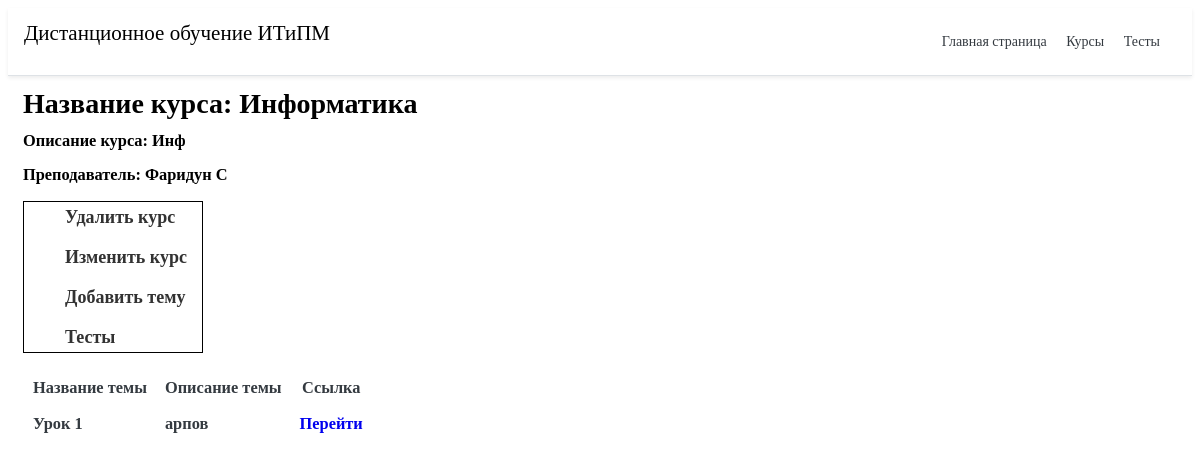
The app's page /course/17/ with its own data.
### cours/models.py (models this page shows, shortened)
class CoueseTable(models.Model):
    title = models.CharField('Название курса', max_length=75)
    task = models.TextField('Описание курса', max_length=250)
    teache = models.CharField('Преподаватель', max_length=50)
    users = models.ManyToManyField(User)
    class Meta:
        verbose_name = 'Курс'
        verbose_name_plural = 'Курсы'

class TopicTable(models.Model):
    title = models.CharField('Название темы', max_length=75)
    task = models.TextField('Описание темы', max_length=250)
    id_course = models.ForeignKey(CoueseTable, on_delete=models.CASCADE)
    class Meta:
        verbose_name = 'Тему'
        verbose_name_plural = 'Темы'

### cours/views.py (the view)
# urls.py: path('<int:pk>/', views.detail, name='datail'),
def detail(request, pk):
    ku = list(CoueseTable.objects.filter(id=pk).values())
    top = TopicTable.objects.filter(id_course=pk)
    return render(request, 'cours/datail.html', {'post': ku[0], 'top': top, 'pk': pk})

### cours/templates/cours/datail.html (shortened to what this page needs)
{% extends 'main/base.html' %}
{% block content %}
<h1>Название курса: {{ post.title }}</h1>
<h3>Описание курса: {{ post.task }}</р>
<p>Преподаватель: {{post.teache }}</p>
<div class="menu_gl">
	<ul class="menu">
		<li><a href="{% url 'delete' pk %}">Удалить курс</a></li>
		<li><a href="{% url 'update' pk %}">Изменить курс</a></li>
		<li><a href="{% url 'newtopic' pk %}">Добавить тему</a></li>
		<li><a href="{% url 'test_home' %}" >Тесты</a></li>
	</ul>
</div>
<div class="co">
      {% if top %}
    {% for el in top %}
		<table class="tftable">
			<tr>
				<th class="p-2 text-dark">Название темы</th>
				<th class="p-2 text-dark">Описание темы</th>
				<th class="p-2 text-dark">Ссылка</th>
			</tr>
			<tr>
				<td class="p-2 text-dark">{{ el.title }}</td>
				<td class="p-2 text-dark">{{ el.task }}</td>
				<td class="p-2 text-dark"><a href="{% url 'top_datail' pk el.id %}">Перейти</a></td>
			</tr>
		</table>
{%endfor%}
   {% else %}
   <p>Вы не добавили темы</p>
   {%endif%}
   {% endblock %}

### main/static/main/css/style.css (style rules this page uses)
a { text-decoration: none; display: inline-block; }
body { font-family: 'PT Serif', serif; font-weight: 400; font-size: 14px; line-height: 18px; color: #000; background-color: #fff; }
.p-2 { padding: .5rem!important }
.text-dark { color: #343a40!important }
.menu { border: 1px solid #000; max-width: 150px; }
.menu li { display: inline-block; }
.menu a { color: #323232; font-size: 18px; line-height: 28px; border: 1px solid transparent; transition: ALL .3s; }
.menu li+li { padding-top: 10px; }
.menu_gl { width: 180px; }

### records on screen
CoueseTable: title "Информатика", task "Инф", teache "Фаридун С"
TopicTable: title "Урок 1", task "арпов"
